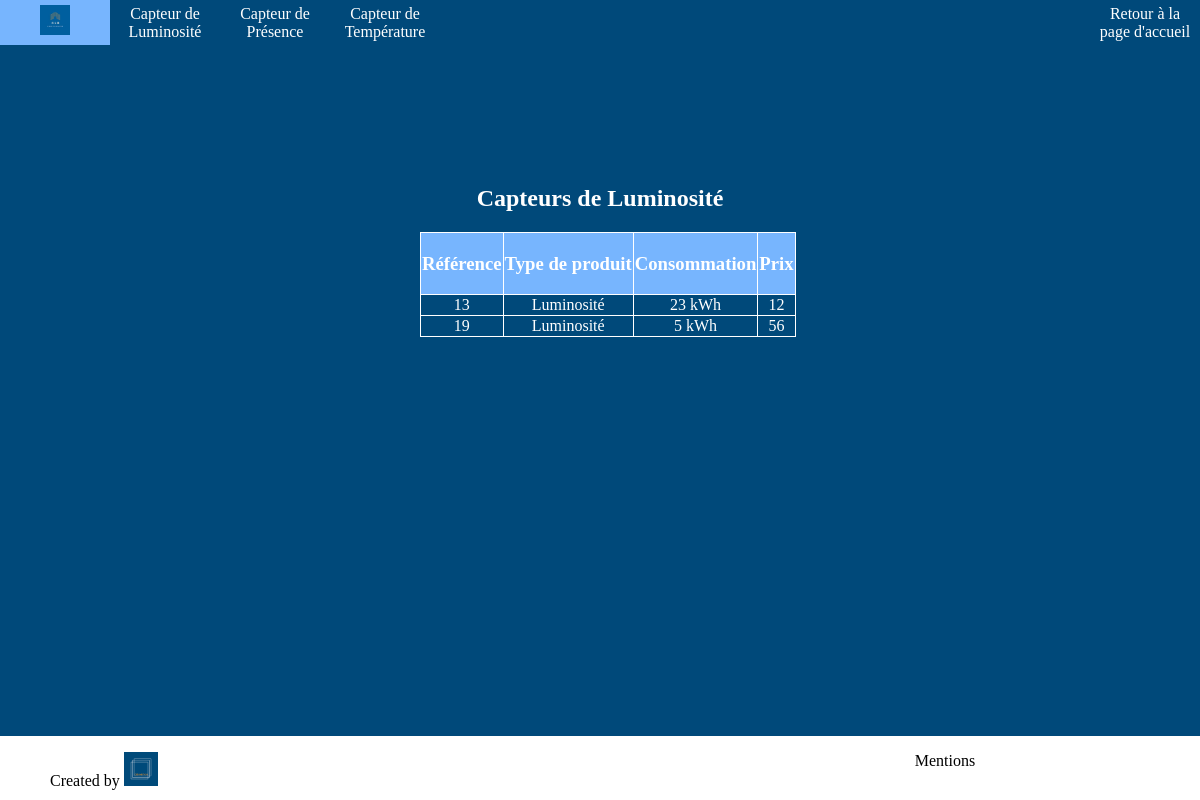
The app's page /index.php?action=lightSensorsUnlog, older data.
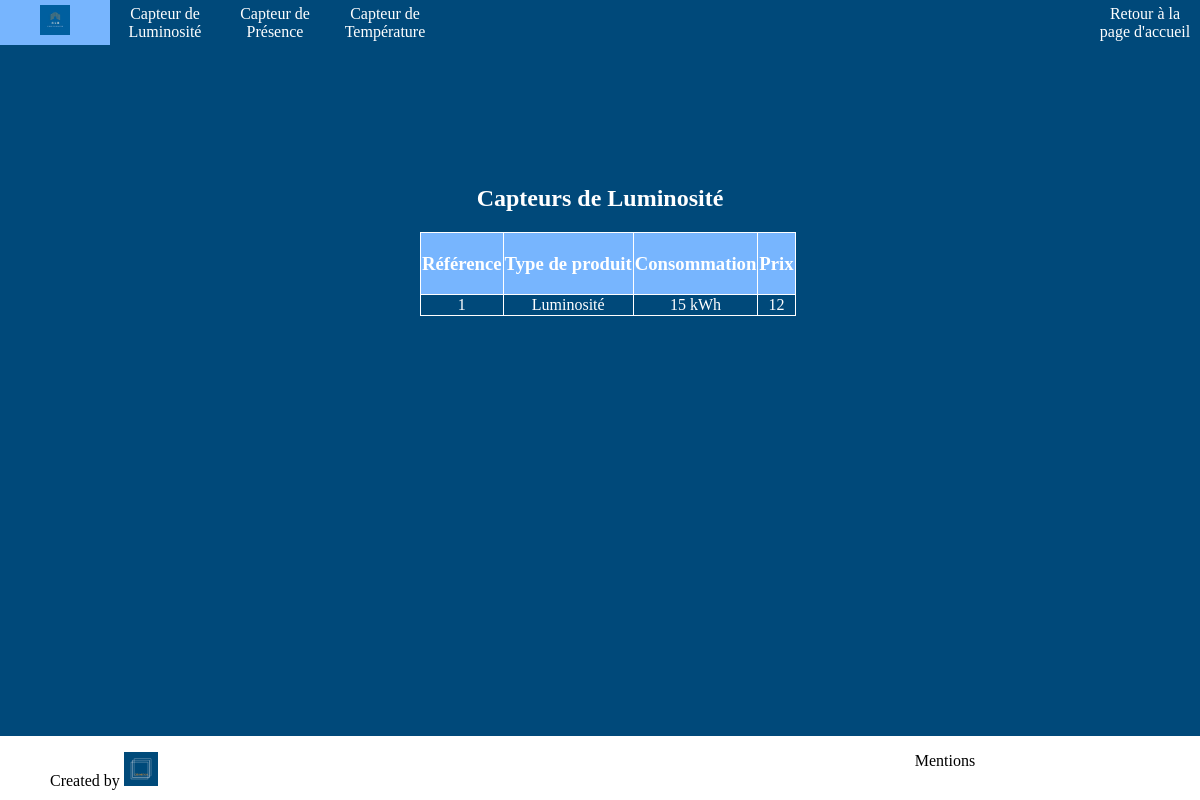
The same page, newer data.
### tables this page shows
CREATE TABLE `catalogue` (
  `idProduit` int(11) NOT NULL,
  `typeProduct` varchar(255) NOT NULL,
  `consumption` varchar(255) NOT NULL,
  `price` varchar(255) NOT NULL
);

### controllers/controller.php (called while the page is built, shortened)
<?php
require "models/model.php";
function lightSensorsUnlog(){
    $sensors = getLightSensors()->fetchAll();
    require "views/lightSensorsUnlog.php";
}

### models/model.php (called while the page is built, shortened)
<?php
function getLightSensors(){
    $db = dbConnect();
    $req = $db->query("SELECT * FROM catalogue WHERE typeProduct='Luminosité'");
    return $req;
}

### views/lightSensorsUnlog.php (the view, shortened to what this page needs)
<!DOCTYPE html>
<html>
<head>
    <link rel="stylesheet" type="text/css" href="designs/css/sensors.css" />
</head>
<body>
<header>
    <?php require "catalogueHeader.php"?>
</header>
<section>
    <h1> Capteurs de Luminosité</h1>
    <table>
        <thead>
        <tr>
            <td><h3>Référence</h3></td>
            <td><h3>Type de produit</h3></td>
            <td><h3>Consommation</h3></td>
            <td><h3>Prix</h3></td>
        </tr>
        </thead>
        <tbody>
        <?php foreach($sensors as $sensors) { ?>
            <tr>
                <td>
                    <a href="index.php?action=detailedSensors&id=<?=$sensors["idProduit"];?>"><?= $sensors["idProduit"];?>
                </td>
                <td>
                    <?= $sensors["typeProduct"];?>
                </td>
                <td>
                    <?= $sensors["consumption"];?> kWh
                </td>
                <td>
                    <?= $sensors["price"];?>
                </td>
            </tr>
        <?php } ?>
        </tbody>
    </table>
</section>
<footer>
    <?php require "footer.php"?>
</footer>
</body>
</html>

### index.php (shortened to what this page needs)
<?php
require "controllers/controller.php";
if(isset($_GET["action"])){
    $action = htmlspecialchars($_GET["action"]);
    switch ($action) {
	    case 'lightSensorsUnlog':
            lightSensorsUnlog();
            break;
    }
} else {
    welcome();
}

### views/catalogueHeader.php (shortened to what this page needs)
<!DOCTYPE html>
<html>
<head>
    <link rel="stylesheet" href="./designs/css/header.css" />
</head>
<body>
<header>
    <nav>
        <div id="menu">
            <ul>
                <li><a href="indexAdmin.php?action=welcome"><img src="./designs/pictures/G4B.jpg" id="logo"></a></li>
                <li><a href="indexAdmin.php?action=lightSensorsUnlog">Capteur de Luminosité</a></li>
                <li><a href="indexAdmin.php?action=presenceSensorsUnlog">Capteur de Présence</a></li>
                <li><a href="indexAdmin.php?action=temperatureSensorsUnlog">Capteur de Température</a></li>
                <li><a href="indexAdmin.php?action=welcome">Retour à la page d'accueil</a></li>
            </ul>
        </div>
    </nav>
</header>
</body>
</html>

### views/footer.php (shortened to what this page needs)
<!DOCTYPE html>
<html>
<head>
    <link rel="stylesheet" type="text/css" href="./designs/css/footer.css" />
</head>
<body>
<footer>
    <p>
    <ul>
        <li><a href="./views/legal.php" id="mention">Mentions</a> </li>
        <li>Created by <img src="designs/pictures/logo.jpg" class="logo"></li>
    </ul>
    </p>
</footer>
</body>
</html>

### designs/css/sensors.css (style rules this page uses)
html,body { margin: 0; padding:0; width: 100%; background-color:#00497A; text-decoration: none; color:white; }
section { padding-top: 10%; text-align: center; }
h1 { color:white; text-align: center; }
table { border-collapse: collapse; text-align: center; margin-left: 35%; }
td { border: 1px solid white; text-align: center; }
thead { background-color:#77B5FE; text-align: center; }
a { text-decoration: none; color:white; }

### designs/css/header.css (style rules this page uses)
header { position: relative; margin: 0; font-family: LibreBaskerville; background-color:#00497A; }
header #menu ul { margin:0; padding:0; list-style-type:none; text-align:center; background-color:#00497A; overflow:hidden; }
header #menu li { float:left; margin:auto; padding:0; background-color:#00497A; text-align: center; }
header #menu li a { display:block; width:100px; height:35px; color:white; text-decoration:none; padding:5px; }
header #menu li:last-child { float:right; }
header #logo { width: 30px; height: 30px; }

### designs/css/footer.css (style rules this page uses)
footer { background-color: white; position:fixed; bottom:0; left:0; width: 100%; height: 8%; }
footer ul { list-style: none; background-color: white; }
footer ul li { display: inline; margin-left: 10px; text-decoration: none; margin-top: auto; margin-bottom: auto; background-color: white; }
footer ul li a { color: black; background-color: white; }
footer li:last-child { float: left; color: black; }
.logo { height: 4%; width: 4%; }

Row changes from the older to the newer data that the page shows:
removed catalogue: idProduit "13", typeProduct "Luminosité", consumption "23", price "12"
removed catalogue: idProduit "19", typeProduct "Luminosité", consumption "5", price "56"
added catalogue: idProduit "1", typeProduct "Luminosité", consumption "15", price "12"
